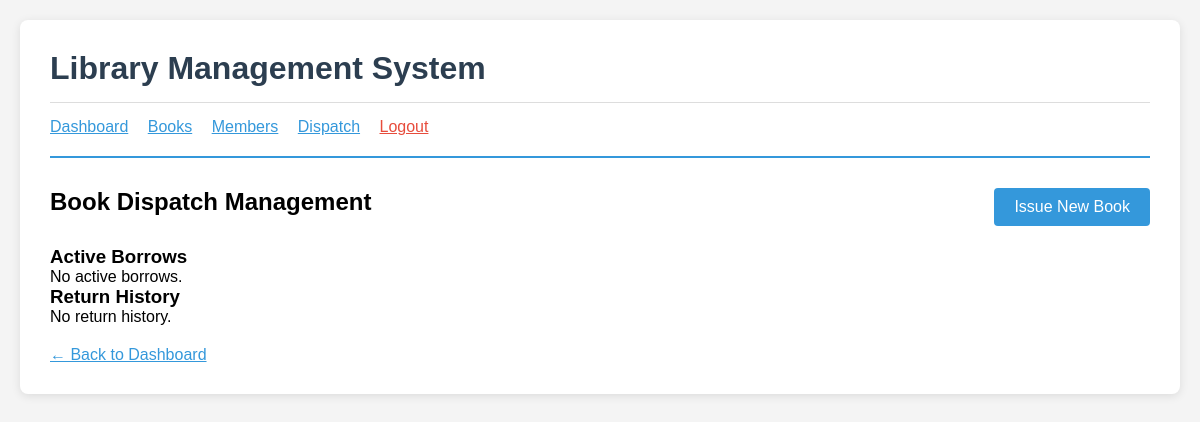
Before: /dispatch/ (signed in) with the older database file.
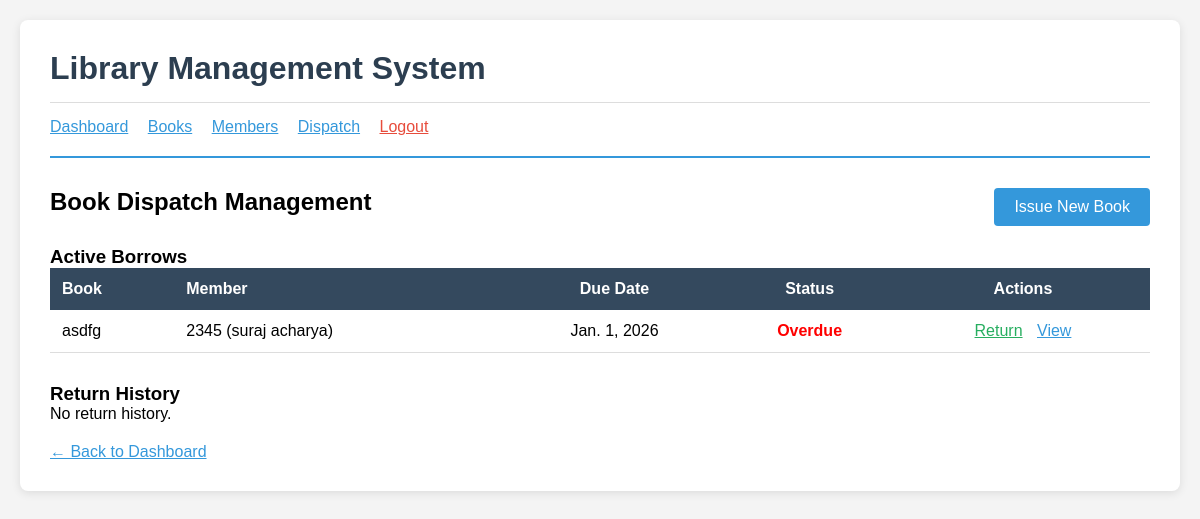
After: the same page with the newer database file.
### dispatch/models.py (models this page shows, shortened)
class BorrowRecord(models.Model):
 book = models.ForeignKey(
 Book,
 on_delete=models.CASCADE,
 help_text="Book being borrowed"
 )
 member = models.ForeignKey(
 Member,
 on_delete=models.CASCADE,
 help_text="Member borrowing the book"
 )
 borrow_date = models.DateTimeField(
 auto_now_add=True,
 help_text="Date and time when book was borrowed"
 )
 due_date = models.DateField(
 help_text="Date when book should be returned"
 )
 return_date = models.DateField(
 null=True,
 blank=True,
 help_text="Actual return date (null if not returned)"  )
 STATUS_CHOICES = [
 ('borrowed', 'Borrowed'),
 ('returned', 'Returned'),
 ('overdue', 'Overdue'),
 ]
 status = models.CharField(
 max_length=20,
 choices=STATUS_CHOICES,
 default='borrowed'
 )
 notes = models.TextField(
 blank=True,
 help_text="Additional notes"
 )
 class Meta:
  ordering = ['-borrow_date']
  verbose_name = 'Borrow Record'
  verbose_name_plural = 'Borrow Records'

### books/models.py (models this page shows, shortened)
class Book(models.Model):
 title = models.CharField(
 max_length=200,
 help_text="Enter the book title"
 )
 author = models.CharField(
 max_length=100,
 help_text="Enter the author's name"
 )
 isbn = models.CharField(
 max_length=13,
 unique=True,
 help_text="13 Character ISBN number"
 )
 publisher = models.CharField(
 max_length=100,
 blank=True,
 help_text="Publisher name (optional)"
 )
 publication_year = models.IntegerField(
 validators=[MinValueValidator(1000)],
 help_text="Year of publication"
 )
 category = models.CharField(
 max_length=50,
 choices=[
 ('fiction', 'Fiction'),
 ('non_fiction', 'Non-Fiction'),
 ('science', 'Science'),
 ('history', 'History'),
 ('biography', 'Biography'),
 ('children', 'Children'),
 ('reference', 'Reference'),
 ],
 default='fiction'
 )
 total_copies = models.IntegerField(
 default=1,
 validators=[MinValueValidator(1)],
 help_text="Total number of copies"
 )
 available_copies = models.IntegerField(
 default=1,
 validators=[MinValueValidator(0)],
 help_text="Number of copies available for borrowing"  )
 description = models.TextField(
 blank=True,
 help_text="Brief description of the book"  )
 added_date = models.DateTimeField(auto_now_add=True)
 updated_date = models.DateTimeField(auto_now=True)
 class Meta:
  ordering = ['title']
  verbose_name = 'Book'
  verbose_name_plural = 'Books'

### members/models.py (models this page shows, shortened)
class Member(models.Model):
 user = models.OneToOneField(
 User,
 on_delete=models.CASCADE,
 limit_choices_to={'user_type': 'member'},
 help_text="Link to user account"
 )
 member_id = models.CharField(
 max_length=20,
 unique=True,
 help_text="Unique member ID"
 )
 phone_number = models.CharField(
 max_length=15,
 help_text="Contact phone number"
 )
 address = models.TextField(
 help_text="Residential address"
 )
 date_of_birth = models.DateField(
 help_text="Date of birth"
 )
 membership_date = models.DateField(
 auto_now_add=True,
 help_text="Date of membership registration"
 )
 is_active = models.BooleanField(
 default=True,
 help_text="Is membership active?"
 )
 class Meta:
  ordering = ['member_id']
  verbose_name = 'Member'
  verbose_name_plural = 'Members'

### accounts/models.py (models this page shows, shortened)
class User(AbstractUser):
    USER_TYPE_CHOICES = (
        ('librarian', 'Librarian'),
('member', 'Member'),
)
    user_type = models.CharField(
        max_length=20,
        choices=USER_TYPE_CHOICES,
        default='member'
    )
    def is_librarian(self):
        return self.user_type == 'librarian'

### dispatch/views.py (the view)
# urls.py: path('', views.borrow_list, name='borrow_list'),
@login_required
@user_passes_test(is_librarian)
def borrow_list(request):
 records = BorrowRecord.objects.all().select_related(
 'book', 'member', 'member__user'
 )
 active_borrows = records.filter(return_date__isnull=True)
 returned_borrows = records.filter(return_date__isnull=False)
 return render(request, 'dispatch/borrow_list.html', {
  'active_borrows': active_borrows,
  'returned_borrows': returned_borrows,
 })

### dispatch/views.py (called while the page is built)
def is_librarian(user):
 return user.is_authenticated and user.user_type == 'librarian'

### dispatch/templates/dispatch/borrow_list.html
{% extends 'accounts/base.html' %}
{% block content %}
<div style="display: flex; justify-content: space-between; margin-bottom: 20px;">
 <h2>Book Dispatch Management</h2>
 <a href="{% url 'borrow_book' %}"
 style="padding: 10px 20px; background: #3498db; color: white;   text-decoration: none; border-radius: 4px;">
 Issue New Book
 </a>
</div>
<h3>Active Borrows</h3>
{% if active_borrows %}
<table style="width: 100%; border-collapse: collapse; margin-bottom: 30px;">
 <thead style="background: #34495e; color: white;">
 <tr>
 <th style="padding: 12px; text-align: left;">Book</th>
 <th style="padding: 12px; text-align: left;">Member</th>
 <th style="padding: 12px; text-align: center;">Due Date</th>
 <th style="padding: 12px; text-align: center;">Status</th>
 <th style="padding: 12px; text-align: center;">Actions</th>
 </tr>
 </thead>
 <tbody>
 {% for record in active_borrows %}
 <tr style="border-bottom: 1px solid #ddd;">
 <td style="padding: 12px;">{{ record.book.title }}</td>
 <td style="padding: 12px;">{{ record.member.member_id }} ({{ record.member.user.get_full_name }})</td>
 <td style="padding: 12px; text-align: center;">{{ record.due_date }}</td>
 <td style="padding: 12px; text-align: center;">
 {% if record.status == 'overdue' %}
 <span style="color: red; font-weight: bold;">Overdue</span>
 {% else %}
 <span style="color: green;">Borrowed</span>
 {% endif %}
 </td>
 <td style="padding: 12px; text-align: center;">
 <a href="{% url 'return_book' record.pk %}"
 style="color: #27ae60; margin: 0 5px;">Return</a>
 <a href="{% url 'borrow_detail' record.pk %}"
 style="color: #3498db; margin: 0 5px;">View</a>
 </td>
 </tr>
 {% endfor %}
 </tbody>
</table>
{% else %}
<p>No active borrows.</p>
{% endif %}
<h3>Return History</h3>
{% if returned_borrows %}
<table style="width: 100%; border-collapse: collapse;">
 <thead style="background: #95a5a6; color: white;">
 <tr>
 <th style="padding: 12px; text-align: left;">Book</th>
 <th style="padding: 12px; text-align: left;">Member</th>
 <th style="padding: 12px; text-align: center;">Returned On</th>
 <th style="padding: 12px; text-align: center;">Actions</th>
 </tr>
 </thead>
 <tbody>
 {% for record in returned_borrows %}
 <tr style="border-bottom: 1px solid #ddd;">
 <td style="padding: 12px;">{{ record.book.title }}</td>
 <td style="padding: 12px;">{{ record.member.member_id }}</td>
 <td style="padding: 12px; text-align: center;">{{ record.return_date }}</td>
 <td style="padding: 12px; text-align: center;">
 <a href="{% url 'borrow_detail' record.pk %}"
 style="color: #3498db; margin: 0 5px;">View</a>
 </td>
 </tr>
 {% endfor %}
 </tbody>
</table>
{% else %}
<p>No return history.</p>
{% endif %}
<div style="margin-top: 20px;">
 <a href="{% url 'librarian_dashboard' %}" style="color: #3498db;">  ← Back to Dashboard
 </a>
</div>
{% endblock %}

Changed rows visible on the page:
added BorrowRecord: book "asdfg", member.member_id "2345", member.user.get_full_name "suraj acharya", due_date "Jan. 1, 2026", status "Overdue"
Other visible differences:
text no longer shown: "No active borrows."
text now shown: "Book Member Due Date Status Actions"
